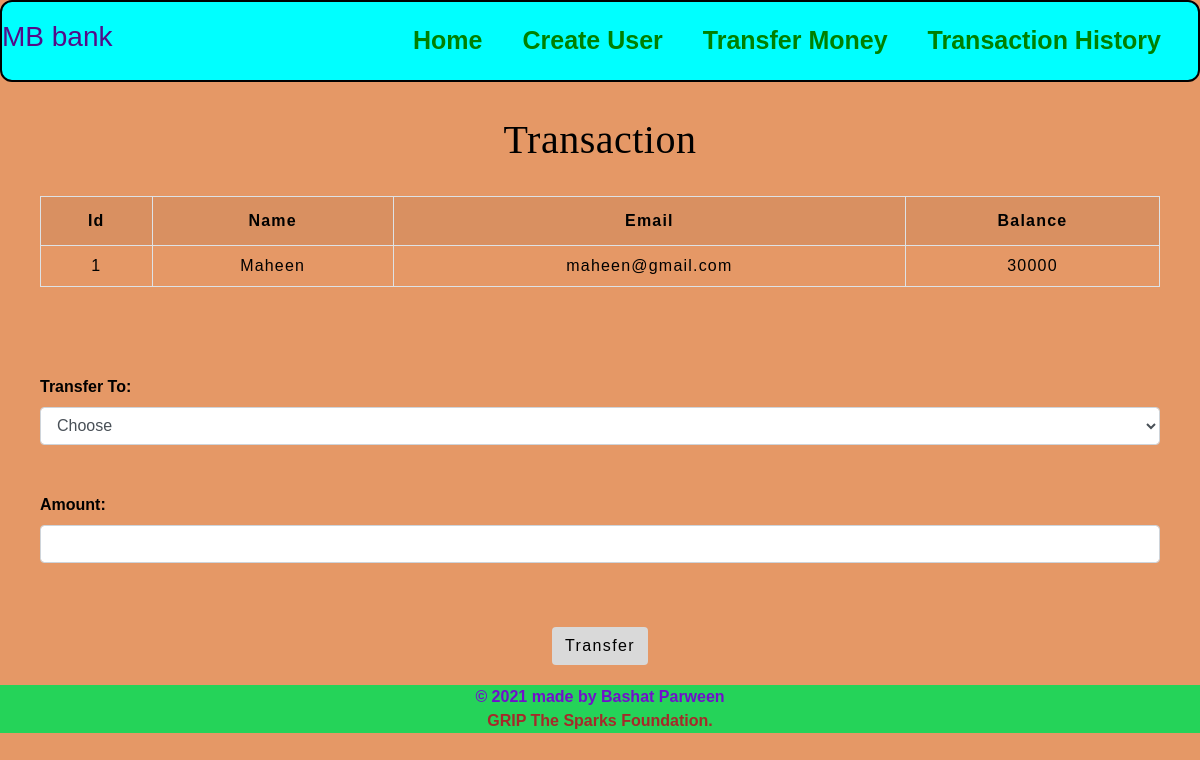
Screenshot of /uesrdetails.php?id=1 with the database file from the repository.
### tables this page shows
CREATE TABLE `users` (
    `id` int(3) NOT NULL,
    `name` text NOT NULL,
    `email` varchar(30) NOT NULL,
    `balance` int(8) NOT NULL
);

### uesrdetails.php (the view, shortened to what this page needs)
<!DOCTYPE html>
<html lang="en">
<head>
    <link rel="stylesheet" href="https://maxcdn.bootstrapcdn.com/bootstrap/4.0.0/css/bootstrap.min.css">
    <link rel="stylesheet" type="text/css" href="transfer.css">
    <link rel="stylesheet" type="text/css" href="style.css">
    <link rel="stylesheet" href="create-user.css">
</head>
<body style="background-color : #E59866 ;">
<nav class="navigation max-width-1 m-auto">
        <div class="main">
            <h3>MB bank</h3>
        </div>
        <div class="div-left">
            <ul>
                <li><a href="index.php">Home</a></li>
                <li><a href="#">Create User</a></li>
                <li><a href="transfer.php">Transfer Money</a></li>
                <li><a href="transaction.php">Transaction History</a></li>
            </ul>
        </div>
    </nav>
    <div class="container">
        <h2 class="text-center pt-4" style="color : black;">Transaction</h2>
        <?php
        include 'config.php';
        $sid = $_GET['id'];
        $sql = "SELECT * FROM  users where id=$sid";
        $result = mysqli_query($conn, $sql);
        $rows = mysqli_fetch_assoc($result);
        ?>
        <form method="post" name="tcredit" class="tabletext"><br>
            <div>
                <table class="table table-striped table-condensed table-bordered">
                    <tr style="color : black;">
                        <th class="text-center">Id</th>
                        <th class="text-center">Name</th>
                        <th class="text-center">Email</th>
                        <th class="text-center">Balance</th>
                    </tr>
                    <tr style="color : black;">
                        <td class="py-2"><?php echo $rows['id'] ?></td>
                        <td class="py-2"><?php echo $rows['name'] ?></td>
                        <td class="py-2"><?php echo $rows['email'] ?></td>
                        <td class="py-2"><?php echo $rows['balance'] ?></td>
                    </tr>
                </table>
            </div>
            <br><br><br>
            <label style="color : black;"><b>Transfer To:</b></label>
            <select name="to" class="form-control" required>
                <option value="" disabled selected>Choose</option>
            </select>
            <br>
            <br>
            <label style="color : black;"><b>Amount:</b></label>
            <input type="number" class="form-control" name="amount" required>
            <br><br>
            <div class="text-center">
                <button class="btn mt-3" name="submit" type="submit" id="myBtn">Transfer</button>
            </div>
        </form>
    </div>
    <div class="footer">
        <a href="" class="footer-link">&copy; 2021 made by Bashat Parween</a>
        <a href="" class="footer-tsf">GRIP The Sparks Foundation.</a>
    </div>
</body>
</html>

### transfer.css (style rules this page uses)
* { padding: 0; margin: 0; box-sizing: border-box; font-family: sans-serif; }
h2 { color: #990000; letter-spacing: 0.5px; font-family: raleway; font-size: 40px; text-align: center; }
table { letter-spacing: 1.2px; border-color: black; }
td { text-align: center; }
button { border:none; background: #eb6f6f; transition: 1s; }

### style.css (style rules this page uses)
.navigation { background-color: aqua; display: flex; justify-content: space-between; align-items: center; font-family: 'Franklin Gothic Medium', 'Arial Narrow', Arial, sans-serif; margin-top: 5px; border-radius: 12px; border: 2px solid black; color: rgb(84, 12, 136); }
.div-left { font-size: 30px; display: flex; font-weight: bold; }
.div-left ul { display: flex; align-items: center; margin: 0 17px; font-size: 25px; }
.div-left ul li { list-style: none; margin: 10px; padding: 10px; }
.div-left ul li a { text-decoration: none; color: green; }
.footer { height: 50%; background-color: rgb(37, 211, 89); display: flex; align-items: center; justify-content: center; color: black; flex-direction: column; margin-top: 10px; font-weight: bolder; }
.footer-link { color: rgb(113, 16, 204); text-decoration: none; }
.footer-tsf { color: brown; text-decoration: none; }

### create-user.css (style rules this page uses)
button,input { font-weight: 700; letter-spacing: 1.4px; }
.container { flex: 0 1 700px; width: 100%; margin: auto; padding: 10px; }
.text-center { text-align: center; }

### uesrdetails.php (style rules this page uses)
button { background: #d9d9d9; }

### rows the page displays
users: id "1", name "Maheen", email "maheen@gmail.com", balance "30000"
